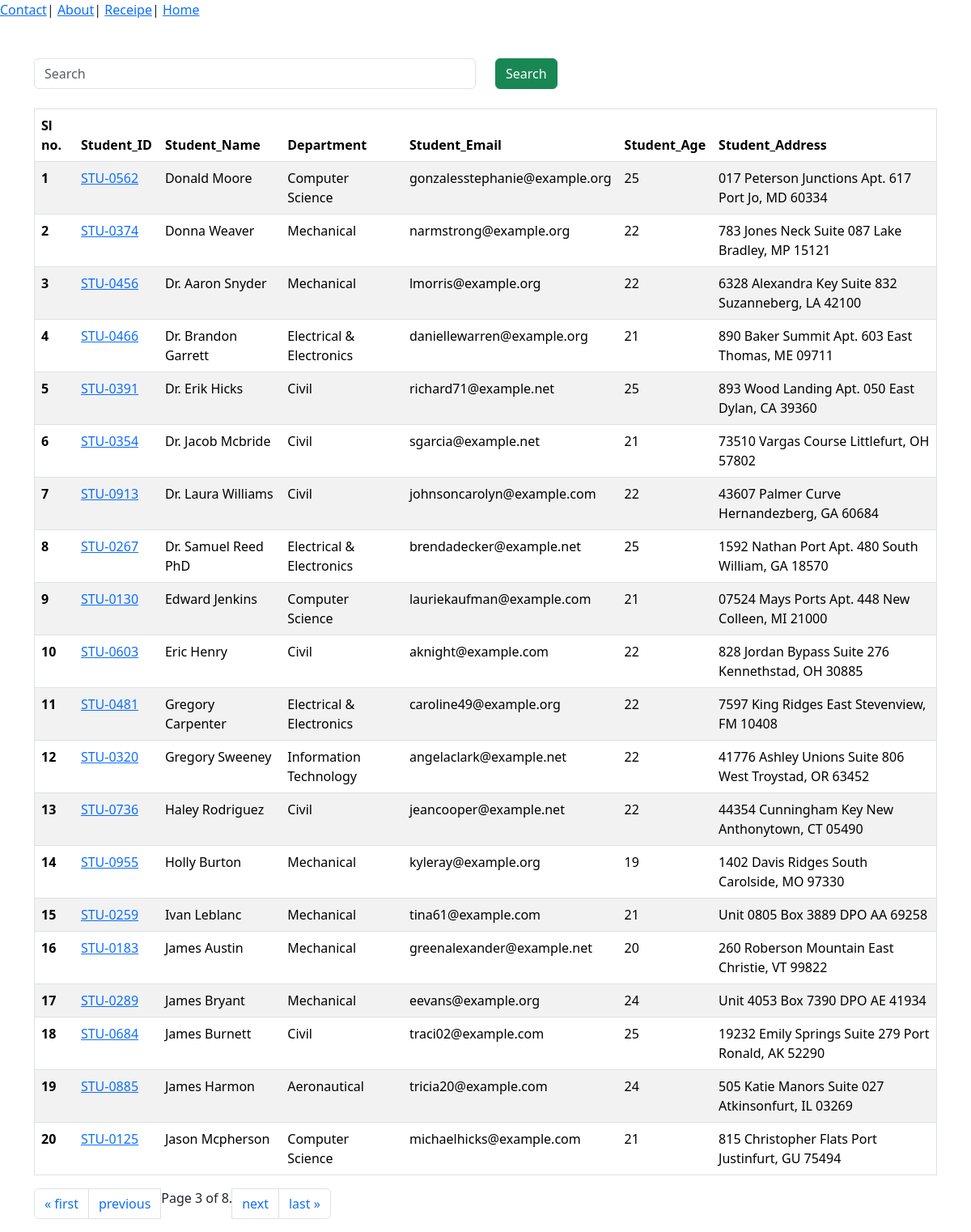
Screenshot of /students/?page=3 with the database file from the repository.
### vege/models.py (models this page shows)
class Student(models.Model):
    department = models.ForeignKey(Department, related_name="depart", on_delete=models.CASCADE)
    student_id = models.OneToOneField(StudentID, related_name="studentid", on_delete=models.CASCADE)
    student_name = models.CharField(max_length=100)
    student_email = models.EmailField(unique=True)
    student_age = models.IntegerField(default=18)
    student_address = models.TextField()
    def __str__(self) -> str:
        return self.student_name
    class Meta:
        ordering = ['student_name']
        verbose_name = "student"

class StudentID(models.Model):
    student_id = models.CharField(max_length=50)
    def __str__(self) -> str:
        return self.student_id

class Department(models.Model):
    department = models.CharField(max_length=100)
    def __str__(self) -> str:
        return  self.department
    class Meta:
        ordering = ['department']

### vege/views.py (the view)
# urls.py: path('students/', get_students, name="get_student"),
def get_students(request):
    students = Student.objects.all()
    ranks = Student.objects.annotate(marks = Sum('studentname__marks')).order_by('-marks')
    print(ranks)
    if request.GET.get('search'):
        search = request.GET.get('search')
        students = students.filter(
            Q(student_name__icontains = search) |
            Q(department__department__icontains = search),
        )
    paginator = Paginator(students, 20)  # Show 25 contacts per page.
    page_number = request.GET.get("page", 1)
    page_obj = paginator.get_page(page_number)
    return render(request, 'report/student.html', {'students': page_obj})

### vege/templates/report/student.html
{% extends "base.html" %}
{% block start %}
<a href="/contact/">Contact</a>|
<a href="/about/">About</a>|
<a href="/receipies/">Receipe</a>|
<a href="/">Home</a>
<div class="container mt-5">
    <form class="mb-4">
        <div class="row">
            <div class="col-md-6">
                <input class="form-control" name="search" placeholder="Search">
            </div>
            <div class="col-md-6">
                <button class="btn btn-success">Search</button>
            </div>
        </div>
    </form>
    <table class="table table-striped">
        <thead>
            <tr>
                <th scope="col">Sl no.</th>
                <th scope="col">Student_ID</th>
                <th scope="col">Student_Name</th>
                <th scope="col">Department</th>
                <th scope="col">Student_Email</th>
                <th scope="col">Student_Age</th>
                <th scope="col">Student_Address</th>
            </tr>
        </thead>
        <tbody>
            {% for student in students %}
            <tr>
                <th scope="row">{{forloop.counter}}</th>
                <td>
                <a href="/see_marks/{{ student.student_id }}/" >{{ student.student_id }}</a>
                </td>
                <td>{{ student.student_name }}</td>
                <td>{{ student.department }}</td>
                <td>{{ student.student_email }}</td>
                <td>{{ student.student_age }}</td>
                <td>{{ student.student_address }}</td>
            </tr>
            {% endfor %}
        </tbody>
    </table>
    <nav aria-label="Page navbar">
        <ul class="pagination">
            {% if students.has_previous %}
            <li class="page-item"><a class="page-link" href="?page=1">&laquo; first </a></li>
            <li class="page-item"><a class="page-link" href="?page={{ students.previous_page_number }}"> previous</a>
            </li>
            {% endif %}
            <span class="current">
                Page {{ students.number }} of {{ students.paginator.num_pages }}.
            </span>
            {% if students.has_next %}
            <li class="page-item"><a class="page-link" href="?page={{ students.next_page_number }}">next</a></li>
            <li class="page-item"><a class="page-link" href="?page={{ students.paginator.num_pages }}"> last &raquo;</a>
            </li>
            {% endif %}
        </ul>
    </nav>
</div>
{% endblock %}

### home/templates/base.html (style rules this page uses)
table, th, td { border: 1px solid black; }

### rows the page displays
Student: student_id "STU-0562", student_name "Donald Moore", department "Computer Science", student_email "gonzalesstephanie@example.org", student_age "25", student_address "017 Peterson Junctions Apt. 617 Port Jo, MD 60334"
Student: student_id "STU-0374", student_name "Donna Weaver", department "Mechanical", student_email "narmstrong@example.org", student_age "22", student_address "783 Jones Neck Suite 087 Lake Bradley, MP 15121"
Student: student_id "STU-0456", student_name "Dr. Aaron Snyder", department "Mechanical", student_email "lmorris@example.org", student_age "22", student_address "6328 Alexandra Key Suite 832 Suzanneberg, LA 42100"
Student: student_id "STU-0466", student_name "Dr. Brandon Garrett", department "Electrical & Electronics", student_email "daniellewarren@example.org", student_age "21", student_address "890 Baker Summit Apt. 603 East Thomas, ME 09711"
Student: student_id "STU-0391", student_name "Dr. Erik Hicks", department "Civil", student_email "richard71@example.net", student_age "25", student_address "893 Wood Landing Apt. 050 East Dylan, CA 39360"
Student: student_id "STU-0354", student_name "Dr. Jacob Mcbride", department "Civil", student_email "sgarcia@example.net", student_age "21", student_address "73510 Vargas Course Littlefurt, OH 57802"
Student: student_id "STU-0913", student_name "Dr. Laura Williams", department "Civil", student_email "johnsoncarolyn@example.com", student_age "22", student_address "43607 Palmer Curve Hernandezberg, GA 60684"
Student: student_id "STU-0267", student_name "Dr. Samuel Reed PhD", department "Electrical & Electronics", student_email "brendadecker@example.net", student_age "25", student_address "1592 Nathan Port Apt. 480 South William, GA 18570"
Student: student_id "STU-0130", student_name "Edward Jenkins", department "Computer Science", student_email "lauriekaufman@example.com", student_age "21", student_address "07524 Mays Ports Apt. 448 New Colleen, MI 21000"
Student: student_id "STU-0603", student_name "Eric Henry", department "Civil", student_email "aknight@example.com", student_age "22", student_address "828 Jordan Bypass Suite 276 Kennethstad, OH 30885"
Student: student_id "STU-0481", student_name "Gregory Carpenter", department "Electrical & Electronics", student_email "caroline49@example.org", student_age "22", student_address "7597 King Ridges East Stevenview, FM 10408"
Student: student_id "STU-0320", student_name "Gregory Sweeney", department "Information Technology", student_email "angelaclark@example.net", student_age "22", student_address "41776 Ashley Unions Suite 806 West Troystad, OR 63452"
Student: student_id "STU-0736", student_name "Haley Rodriguez", department "Civil", student_email "jeancooper@example.net", student_age "22", student_address "44354 Cunningham Key New Anthonytown, CT 05490"
Student: student_id "STU-0955", student_name "Holly Burton", department "Mechanical", student_email "kyleray@example.org", student_age "19", student_address "1402 Davis Ridges South Carolside, MO 97330"
Student: student_id "STU-0259", student_name "Ivan Leblanc", department "Mechanical", student_email "tina61@example.com", student_age "21", student_address "Unit 0805 Box 3889 DPO AA 69258"
Student: student_id "STU-0183", student_name "James Austin", department "Mechanical", student_email "greenalexander@example.net", student_age "20", student_address "260 Roberson Mountain East Christie, VT 99822"
Student: student_id "STU-0289", student_name "James Bryant", department "Mechanical", student_email "eevans@example.org", student_age "24", student_address "Unit 4053 Box 7390 DPO AE 41934"
Student: student_id "STU-0684", student_name "James Burnett", department "Civil", student_email "traci02@example.com", student_age "25", student_address "19232 Emily Springs Suite 279 Port Ronald, AK 52290"
Student: student_id "STU-0885", student_name "James Harmon", department "Aeronautical", student_email "tricia20@example.com", student_age "24", student_address "505 Katie Manors Suite 027 Atkinsonfurt, IL 03269"
Student: student_id "STU-0125", student_name "Jason Mcpherson", department "Computer Science", student_email "michaelhicks@example.com", student_age "21", student_address "815 Christopher Flats Port Justinfurt, GU 75494"

### other values shown
{{ students.number }} "3"
{{ students.paginator.num_pages }} "8"
